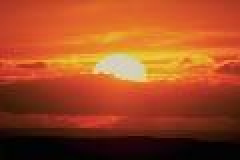
#> input picture Kwantyzacja obrazu i dithering/0016.jpg, 120 x 80 px (shown 2 times larger)
$ python main.py
#> lines starting #> are read from the running program, lines starting #| are printed output that depends on the picture
#> further down, image is the input picture: shape (80, 120, 3); mean B, G, R 35.1, 73.6, 160.7
import numpy as np
import matplotlib
import matplotlib.pyplot as plt
matplotlib.use("TkAgg")

import cv2


def colorfit(pixel, paleta):
    differences = []
    for color in paleta:
        differences.append(np.linalg.norm(color - pixel))
    index = np.argmin(differences)
    return paleta[index]

def bitsreduce(image, paleta):
    for w in range(image.shape[0]):
        for h in range(image.shape[1]):
            image[w,h] = colorfit(image[w,h], paleta)
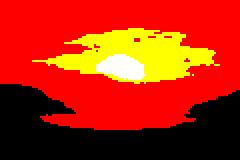
#> image: shape (80, 120, 3) float32 (shown 2 times larger); mean of channels 0, 1, 2 0.0231, 0.153, 0.702; drawn as B, G, R

    return image

def randomdithering(image):

    for w in range(image.shape[0]):
        for h in range(image.shape[1]):
            random_value = np.random.rand()
            img_copy = np.copy(image[w,h])
            if(random_value >= img_copy):
                image[w,h] = 0
            else:
                image[w,h] = 1
    return image

def organizeddithering(paleta, image , n, m, greyscale=0):
#> called with n = 4, m = 2, greyscale = 0
    image = np.copy(image)
    if(greyscale == 1):
        if m == 1:
            m1 = np.array([[0.0,2.0],[3.0,1.0]])
            m1 = ((1/4) * (m1 + 1)) - 0.5
            #print(m1)

            for w in range(image.shape[0]):
                for h in range(image.shape[1]):
                        m1_w = w%2
                        m1_h = h%2
                        fit = colorfit((image[w,h] + m1[m1_w,m1_h]),paleta)
                        #fit = colorfit(dim/255,paleta)
                        #image[w, h] = np.array(((dim / 255) + m1[m1_w, m1_h])) * 255
                        image[w,h] = fit

        else:
            m2 = np.array([[0.0, 8.0,2.0,10.0], [12.0,4.0,14.0,6.0],[3.0,11.0,1.0,9.0],[15.0,7.0,13.0,5.0]])
            m2= ((1 / 16) * (m2 + 1)) - 0.5
            for w in range(image.shape[0]):
                for h in range(image.shape[1]):
                    m2_w = w % 4
                    m2_h = h % 4
                    #print(colorfit((image[w, h] + m2[m2_w, m2_h]), paleta))
                    fit = colorfit((image[w, h] + m2[m2_w, m2_h]), paleta)
                    image[w, h] = fit
    else:
        if m == 1:
            m1 = np.array([[0, 2], [3, 1]])
            m1 = (1 / (2 ** n)) * (m1 + 1) - 0.5
            # print(m1)

            for w in range(image.shape[0]):
                for h in range(image.shape[1]):
                    m1_w = w % 2
                    m1_h = h % 2
                    fit = colorfit((image[w, h] + m1[m1_w, m1_h]), paleta)
                    # fit = colorfit(dim/255,paleta)
                    # image[w, h] = np.array(((dim / 255) + m1[m1_w, m1_h])) * 255
                    image[w, h] = fit

        else:
            m2 = np.array([[0, 8, 2, 10], [12, 4, 14, 6], [3, 11, 1, 9], [15, 7, 13, 5]])
            m2 = ((1 / (4 ** n)) * (m2 + 1)) - 0.5

            for w in range(image.shape[0]):
                for h in range(image.shape[1]):
                    m2_w = w % 4
                    m2_h = h % 4
                    #print(colorfit((image[w, h] + m2[m2_w, m2_h]), paleta))
                    fit = colorfit((image[w, h] + m2[m2_w, m2_h]), paleta)
                    image[w, h] = fit
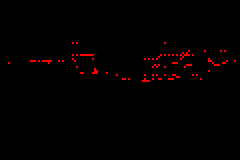
#> image: shape (80, 120, 3) float32 (shown 2 times larger); mean of channels 0, 1, 2 0, 0, 0.0116; drawn as B, G, R


    return image

def floyddithering(image, paleta, greyscale = 0):
#> called with greyscale = 0
    image2 = np.copy(image)

    #print(image2)
    for w in range(image.shape[0]):
        for h in range(image.shape[1]):

            oldpixel = np.copy(image2[w,h])
            newpixel =  colorfit(oldpixel, paleta)
            if(greyscale == 1):
                image2[w,h] = newpixel
                quant_error = oldpixel - newpixel

                if(w<image2.shape[0]-1):

                    image2[w + 1,h] = (image2[w + 1,h] + (quant_error * (7 / 16)))

                if(w>0 and h < image2.shape[1]-1):
                    image2[w -1,h+1] = (image2[w -1,h+1] + (quant_error * (3 / 16)))

                if(h<image2.shape[1]-1):
                    image2[w,h+1] = (image2[w,h+1] + (quant_error * (5 / 16)))

                if(w < image2.shape[0]-1 and h < image2.shape[1]-1):
                    image2[w + 1,h+1] = (image2[w + 1,h+1] + (quant_error * (1 / 16)))
            else:
                image2[w, h] = newpixel
                quant_error = oldpixel - newpixel

                if (w < image2.shape[0] - 1):
                    image2[w + 1, h] = (np.array(image2[w + 1, h]) + (quant_error * (7 / 16)))

                if (w > 0 and h < image2.shape[1] - 1):
                    image2[w - 1, h + 1] = (np.array(image2[w - 1, h + 1]) + (quant_error * (3 / 16)))

                if (h < image2.shape[1] - 1):
                    image2[w, h + 1] = (np.array(image2[w, h + 1]) + (quant_error * (5 / 16)))

                if (w < image2.shape[0] - 1 and h < image2.shape[1] - 1):
                    image2[w + 1, h + 1] = (np.array(image2[w + 1, h + 1]) + (quant_error * (1 / 16)))
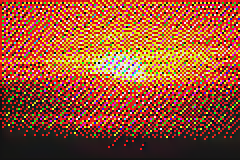
#> image2: shape (80, 120, 3) float32 (shown 2 times larger); mean of channels 0, 1, 2 0.135, 0.287, 0.63; drawn with min black and max white

    return image2

if __name__ == '__main__':
    paleta = [[0., 0., 0.], [0., 0., 1.], [0., 1., 0.], [0., 1., 1.], [1., 0., 0.], [1., 0., 1.], [1., 1., 0.],
              [1., 1., 1.]]
    paleta2 = [[0,0,0],[0,1,1],[0,0,1],[1,0,1],[0,0.5,0],[0.5,0.5,0.5],[0,1,0],[0.5,0,0],[0,0,0.5],[0.5,0.5,0],[0.5,0,0.5],[1,0,0],[0.75,0.75,0.75],[0,0.5,0.5],[1,1,1],[1,1,0]]
    paleta3 = [[200/255,199/255,189/255],
               [86/255,46/255,41/255],
               [34/255,49/255,106/255],
               [97/255,103/255,134/255],
               [128/255,99/255,67/255],
               [133/255,114/255,105/255],
               [136/255,141/255,157/255],
               [163/255,152/255,142/255],
               [60 / 255, 92 / 255, 180 / 255]]


    image = cv2.imread('0016.jpg')
    image = np.array(image).astype('float32')
    image = image/255

    greyscale = 0
    if(greyscale == 1):
        paleta = np.linspace(0, 1, 2 ** 1)
        image = cv2.cvtColor(image, cv2.COLOR_RGB2GRAY)

    reduced_image = image

    reduced_image2 = bitsreduce(np.copy(image),paleta)
    #r_dither = randomdithering(np.copy(reduced_image))
    or_dither = organizeddithering(paleta, np.copy(reduced_image), 4, 2, greyscale)
    flo_dither = floyddithering(np.copy(reduced_image),paleta, greyscale)

    cv2.imwrite('D:\SEMESTR_5\SM\lab4\spraw\o1reduced.png', reduced_image2 * 255);
    #cv2.imwrite('D:\SEMESTR_5\SM\lab4\spraw\o1r.png',r_dither*255);
    cv2.imwrite('D:\SEMESTR_5\SM\lab4\spraw\o1rg.png', or_dither*255);
    cv2.imwrite('D:\SEMESTR_5\SM\lab4\spraw\o1flo.png', flo_dither*255);


    # [5 lines of commented-out code are left out]

$ run again, with Kwantyzacja obrazu i dithering/0010.jpg copied over Kwantyzacja obrazu i dithering/0016.jpg
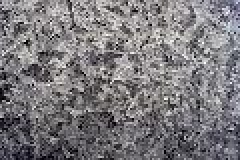
#> input picture Kwantyzacja obrazu i dithering/0010.jpg, 120 x 80 px (shown 2 times larger)
#> image is the input picture: shape (80, 120, 3); mean B, G, R 124.6, 121.3, 123.8
#> after the loop in organizeddithering, `for w in range(image.shape[0]):`:
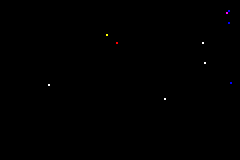
#> image: shape (80, 120, 3) float32 (shown 2 times larger); mean of channels 0, 1, 2 0.000833, 0.000521, 0.000729; drawn as B, G, R
#> after the loop in floyddithering, `for w in range(image.shape[0]):`:
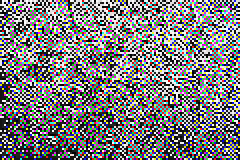
#> image2: shape (80, 120, 3) float32 (shown 2 times larger); mean of channels 0, 1, 2 0.488, 0.475, 0.485; drawn with min black and max white

$ run again, with Kwantyzacja obrazu i dithering/0011.jpg copied over Kwantyzacja obrazu i dithering/0016.jpg
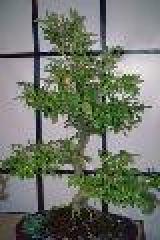
#> input picture Kwantyzacja obrazu i dithering/0011.jpg, 80 x 120 px (shown 2 times larger)
#> image is the input picture: shape (120, 80, 3); mean B, G, R 105.7, 117.6, 111.6
#> after the loop in bitsreduce, `for w in range(image.shape[0]):`:
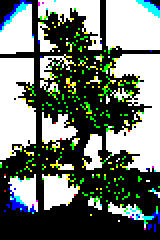
#> image: shape (120, 80, 3) float32 (shown 2 times larger); mean of channels 0, 1, 2 0.441, 0.476, 0.436; drawn as B, G, R
#> after the loop in floyddithering, `for w in range(image.shape[0]):`:
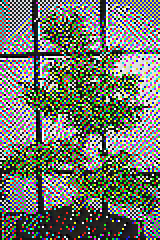
#> image2: shape (120, 80, 3) float32 (shown 2 times larger); mean of channels 0, 1, 2 0.414, 0.461, 0.437; drawn with min black and max white

$ run again, with Kwantyzacja obrazu i dithering/0012.jpg copied over Kwantyzacja obrazu i dithering/0016.jpg
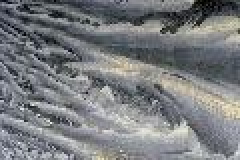
#> input picture Kwantyzacja obrazu i dithering/0012.jpg, 120 x 80 px (shown 2 times larger)
#> image is the input picture: shape (80, 120, 3); mean B, G, R 127.1, 124.3, 121.8
#> after the loop in bitsreduce, `for w in range(image.shape[0]):`:
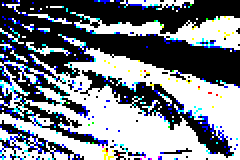
#> image: shape (80, 120, 3) float32 (shown 2 times larger); mean of channels 0, 1, 2 0.538, 0.501, 0.478; drawn as B, G, R
#> after the loop in floyddithering, `for w in range(image.shape[0]):`:
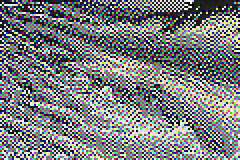
#> image2: shape (80, 120, 3) float32 (shown 2 times larger); mean of channels 0, 1, 2 0.499, 0.488, 0.478; drawn with min black and max white
